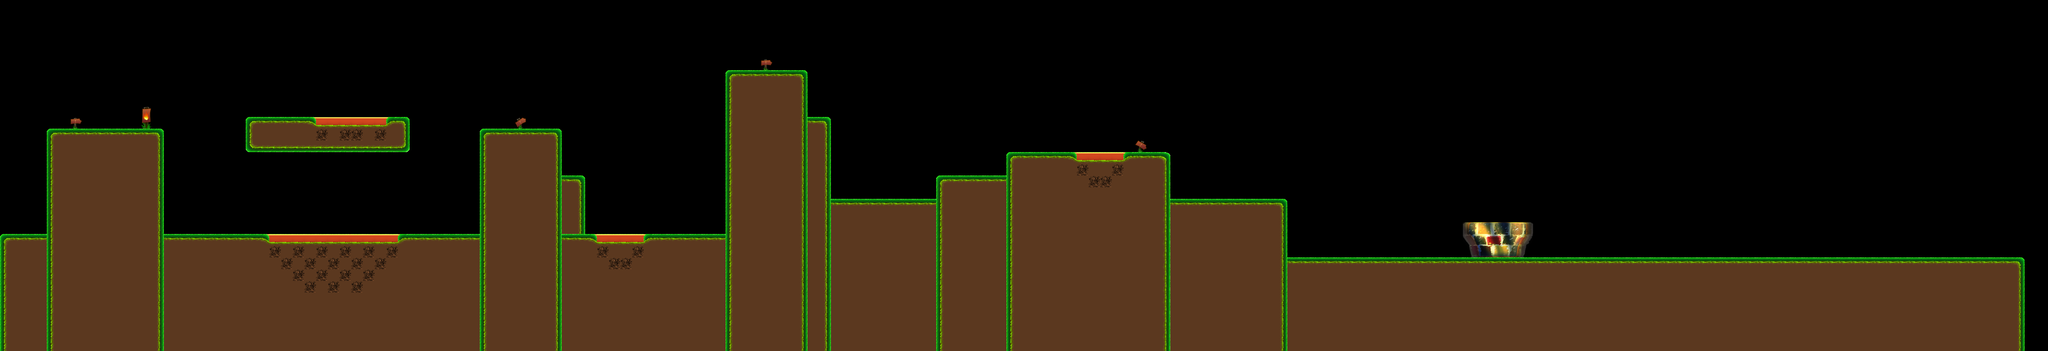

Rendered tile map (Tiled .tmx) drawn with the repository's tilesets; below, a short description and the map source with its tile grids summarised:
An orthogonal 175x30 tile map with 32x32 px tiles, 5 tile layers (platform, muerte, fondo, flag, ...).

<map version="1.0" orientation="orthogonal" width="175" height="30" tilewidth="32" tileheight="32">
 <tileset firstgid="1" name="MapaTile" tilewidth="32" tileheight="32" spacing="2" margin="1">
  <image source="tilesetjuego.png" trans="ff00ff" width="816" height="408" />
 </tileset>
 <objectgroup name="Capa de Objetos 1" width="175" height="30" />
 <layer name="platform" width="175" height="30">
  <data>[5250 cells, 2106 non-empty, 15 distinct tile ids]</data>
 </layer>
 <layer name="muerte" width="175" height="30">
  <data>[5250 cells, 25 non-empty, 1 distinct tile ids]</data>
 </layer>
 <layer name="fondo" width="175" height="30">
  <data>[5250 cells, 6 non-empty, 5 distinct tile ids]</data>
 </layer>
 <layer name="flag" width="175" height="30">
  <data>[5250 cells, 18 non-empty, 18 distinct tile ids]</data>
 </layer>
 <layer name="efecto" width="175" height="30">
  <data>[5250 cells, 0 non-empty, 0 distinct tile ids]</data>
 </layer>
</map>